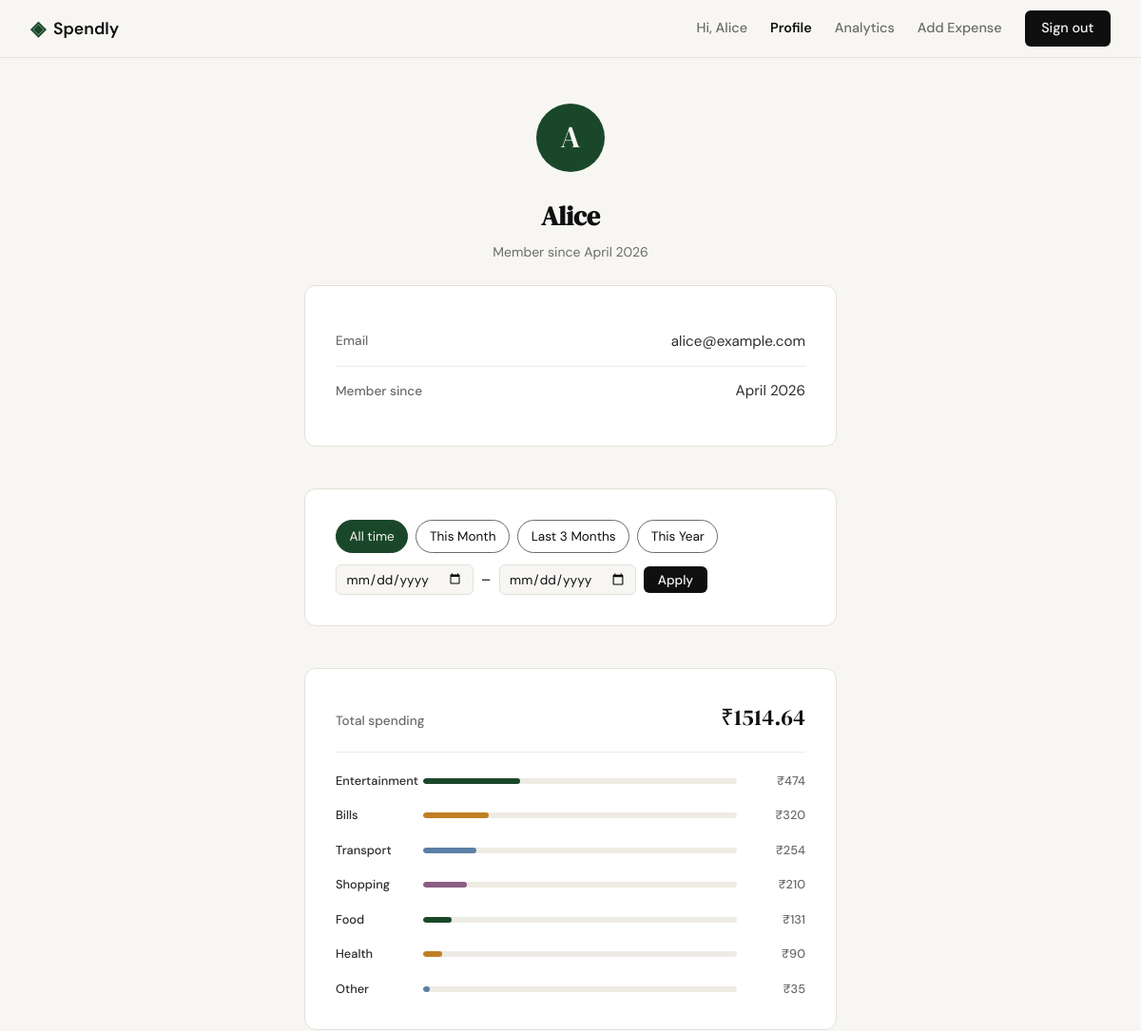
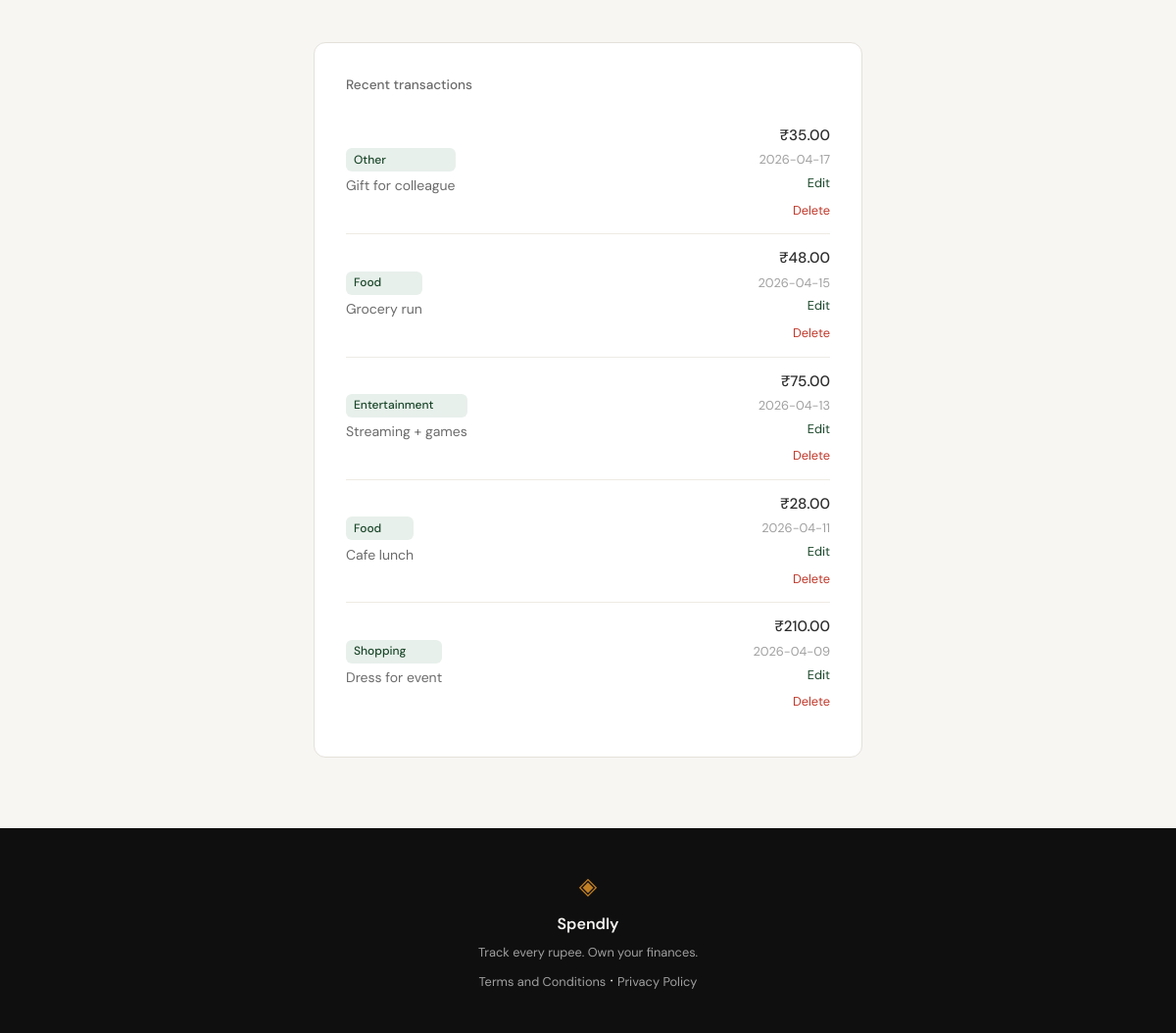
The app's page /profile (signed in) with its own data (2 pictures, top to bottom).
### tables this page shows
CREATE TABLE users (
                id            INTEGER PRIMARY KEY AUTOINCREMENT,
                name          TEXT    NOT NULL,
                email         TEXT    NOT NULL UNIQUE,
                password_hash TEXT    NOT NULL,
                created_at    TEXT    DEFAULT (datetime('now'))
            );

CREATE TABLE expenses (
                id          INTEGER PRIMARY KEY AUTOINCREMENT,
                user_id     INTEGER NOT NULL REFERENCES users(id),
                amount      REAL    NOT NULL,
                category    TEXT    NOT NULL,
                date        TEXT    NOT NULL,
                description TEXT,
                created_at  TEXT    DEFAULT (datetime('now'))
            );

### app.py (the view)
@app.route("/profile")
def profile():
    if not session.get("user_id"):
        return redirect(url_for("login"))
    uid = session["user_id"]
    db = get_db()
    user = db.execute(
        "SELECT name, email, created_at FROM users WHERE id = ?",
        (uid,)
    ).fetchone()
    if user is None:
        session.clear()
        return redirect(url_for("login"))
    member_since = datetime.strptime(user["created_at"][:10], "%Y-%m-%d").strftime("%B %Y")
    from_raw  = request.args.get("from", "")
    to_raw    = request.args.get("to", "")
    from_date = to_date = None
    try:
        if from_raw and to_raw:
            from_date = datetime.strptime(from_raw, "%Y-%m-%d").date()
            to_date   = datetime.strptime(to_raw,   "%Y-%m-%d").date()
            if from_date > to_date:
                from_date = to_date = None
    except ValueError:
        pass
    presets = _build_date_presets(date.today())
    if from_date and to_date:
        fd, td = from_date.isoformat(), to_date.isoformat()
        total_spent = db.execute(
            "SELECT COALESCE(SUM(amount), 0) FROM expenses"
            " WHERE user_id = ? AND date BETWEEN ? AND ?",
            (uid, fd, td),
        ).fetchone()[0]
        cat_rows = db.execute(
            "SELECT category, SUM(amount) as total FROM expenses"
            " WHERE user_id = ? AND date BETWEEN ? AND ?"
            " GROUP BY category ORDER BY total DESC",
            (uid, fd, td),
        ).fetchall()
        recent = db.execute(
            "SELECT id, amount, category, date, description FROM expenses"
            " WHERE user_id = ? AND date BETWEEN ? AND ?"
            " ORDER BY date DESC",
            (uid, fd, td),
        ).fetchall()
    else:
        total_spent = db.execute(
            "SELECT COALESCE(SUM(amount), 0) FROM expenses WHERE user_id = ?",
            (uid,),
        ).fetchone()[0]
        cat_rows = db.execute(
            "SELECT category, SUM(amount) as total FROM expenses"
            " WHERE user_id = ? GROUP BY category ORDER BY total DESC",
            (uid,),
        ).fetchall()
        recent = db.execute(
            "SELECT id, amount, category, date, description FROM expenses"
            " WHERE user_id = ? ORDER BY date DESC LIMIT 5",
            (uid,),
        ).fetchall()
    categories = [
        {
            "name": r["category"],
            "total": r["total"],
            "pct": round(r["total"] / total_spent * 100) if total_spent else 0,
        }
        for r in cat_rows
    ]
    return render_template("profile.html",
        user=user,
        member_since=member_since,
        total_spent=total_spent,
        categories=categories,
        recent=recent,
        from_date=from_date,
        to_date=to_date,
        presets=presets,
    )

### app.py (called while the page is built)
def _build_date_presets(today):
    m3_month = today.month - 2
    m3_year  = today.year
    if m3_month <= 0:
        m3_month += 12
        m3_year  -= 1
    return {
        "this_month":    {"from": date(today.year, today.month, 1).isoformat(), "to": today.isoformat()},
        "last_3_months": {"from": date(m3_year, m3_month, 1).isoformat(),       "to": today.isoformat()},
        "this_year":     {"from": date(today.year, 1, 1).isoformat(),            "to": today.isoformat()},
    }

### database/db.py (called while the page is built)
def get_db():
    conn = sqlite3.connect(DB_PATH)
    conn.row_factory = sqlite3.Row
    conn.execute("PRAGMA foreign_keys = ON")
    return conn

### templates/profile.html (shortened to what this page needs)
{% extends "base.html" %}
{% block content %}
<section class="profile-page">
    <div class="profile-wrap">
        <div class="profile-head">
            <div class="profile-avatar">{{ user.name[0].upper() }}</div>
            <h1 class="profile-name">{{ user.name }}</h1>
            <p class="profile-since">Member since {{ member_since }}</p>
        </div>
        <div class="auth-card">
            <div class="profile-field">
                <span class="profile-label">Email</span>
                <span class="profile-value">{{ user.email }}</span>
            </div>
            <div class="profile-field profile-field--last">
                <span class="profile-label">Member since</span>
                <span class="profile-value">{{ member_since }}</span>
            </div>
        </div>
        <div class="filter-bar auth-card">
            <div class="filter-presets">
                <a href="{{ url_for('profile') }}"
                   class="filter-preset-btn{% if not from_date %} active{% endif %}">All time</a>
                <a href="{{ url_for('profile', **{'from': presets.this_month.from, 'to': presets.this_month.to}) }}"
                   class="filter-preset-btn{% if from_date and from_date.isoformat() == presets.this_month.from %} active{% endif %}">This Month</a>
                <a href="{{ url_for('profile', **{'from': presets.last_3_months.from, 'to': presets.last_3_months.to}) }}"
                   class="filter-preset-btn{% if from_date and from_date.isoformat() == presets.last_3_months.from %} active{% endif %}">Last 3 Months</a>
                <a href="{{ url_for('profile', **{'from': presets.this_year.from, 'to': presets.this_year.to}) }}"
                   class="filter-preset-btn{% if from_date and from_date.isoformat() == presets.this_year.from %} active{% endif %}">This Year</a>
            </div>
            <form class="filter-custom" method="get" action="{{ url_for('profile') }}">
                <input type="date" name="from" class="form-input" value="{{ from_date or '' }}">
                <span>–</span>
                <input type="date" name="to" class="form-input" value="{{ to_date or '' }}">
                <button type="submit" class="btn--sm">Apply</button>
            </form>
        </div>
        {% if categories %}
        <div class="auth-card">
            <div class="profile-spend-header">
                <span class="profile-label">Total spending</span>
                <span class="profile-spend-total">&#8377;{{ "%.2f"|format(total_spent) }}</span>
            </div>
            {% set bar_mods = ['', ' mock-bar-2', ' mock-bar-3', ' mock-bar-4'] %}
            <div class="mock-bars">
                {% for cat in categories %}
                <div class="mock-bar-row">
                    <span class="mock-cat">{{ cat.name }}</span>
                    <div class="mock-bar-track">
                        <div class="mock-bar{{ bar_mods[loop.index0 % 4] }}" style="width: {{ cat.pct }}%"></div>
                    </div>
                    <span class="mock-amt">&#8377;{{ "%.0f"|format(cat.total) }}</span>
                </div>
                {% endfor %}
            </div>
        </div>
        {% endif %}
        {% if recent %}
        <div class="auth-card">
            <p class="profile-section-label">{% if from_date %}Transactions{% else %}Recent transactions{% endif %}</p>
            <div class="txn-list">
                {% for txn in recent %}
                <div class="txn-row{% if loop.last %} txn-row--last{% endif %}">
                    <div class="txn-left">
                        <span class="txn-cat">{{ txn.category }}</span>
                        <span class="txn-desc">{{ txn.description or '—' }}</span>
                    </div>
                    <div class="txn-right">
                        <span class="txn-amt">&#8377;{{ "%.2f"|format(txn.amount) }}</span>
                        <span class="txn-date">{{ txn.date }}</span>
                        <a href="{{ url_for('edit_expense', id=txn.id) }}" style="font-size:0.8rem; color:var(--accent); margin-left:0.5rem;">Edit</a>
                        <form method="post" action="{{ url_for('delete_expense', id=txn.id) }}" style="display:inline; margin-left:0.5rem;">
                            <button type="submit" onclick="return confirm('Delete this expense? This cannot be undone.')" style="background:none; border:none; padding:0; font-size:0.8rem; color:var(--danger); cursor:pointer; font-family:var(--font-body);">Delete</button>
                        </form>
                    </div>
                </div>
                {% endfor %}
            </div>
        </div>
        {% endif %}
    </div>
</section>
{% endblock %}

### templates/base.html (shortened to what this page needs)
<!DOCTYPE html>
<html lang="en">
<head>
    <link rel="stylesheet" href="{{ url_for('static', filename='css/style.css') }}">
</head>
<body>
    <nav class="navbar">
        <div class="nav-inner">
            <a href="{{ url_for('landing') }}" class="nav-brand">
                <span class="brand-icon">◈</span>
                <span class="brand-name">Spendly</span>
            </a>
            <div class="nav-links">
                {% if session.get('user_id') %}
                    <span class="nav-greeting">Hi, {{ session['user_name'] }}</span>
                    <a href="{{ url_for('profile') }}" {% if request.endpoint == 'profile' %}class="nav-link--active"{% endif %}>Profile</a>
                    <a href="{{ url_for('analytics') }}" {% if request.endpoint == 'analytics' %}class="nav-link--active"{% endif %}>Analytics</a>
                    <a href="{{ url_for('add_expense') }}" {% if request.endpoint == 'add_expense' %}class="nav-link--active"{% endif %}>Add Expense</a>
                    <a href="{{ url_for('logout') }}" class="nav-cta">Sign out</a>
                {% else %}
                    <a href="{{ url_for('login') }}">Sign in</a>
                    <a href="{{ url_for('register') }}" class="nav-cta">Get started</a>
                {% endif %}
            </div>
        </div>
    </nav>
    <main class="main-content">
        {% block content %}{% endblock %}
    </main>
    <footer class="footer">
        <div class="footer-inner">
            <span class="brand-icon">◈</span>
            <span class="footer-name">Spendly</span>
            <p class="footer-copy">Track every rupee. Own your finances.</p>
            <p><a href="/terms">Terms and Conditions</a> &middot; <a href="/privacy">Privacy Policy</a></p>
        </div>
    </footer>
</body>
</html>

### records on screen
users: user_name "Alice", name "A", name "Alice", email "alice@example.com"
expenses: category "Other", description "Gift for colleague", amount "35.00", date "2026-04-17"
expenses: category "Food", description "Grocery run", amount "48.00", date "2026-04-15"
expenses: category "Entertainment", description "Streaming + games", amount "75.00", date "2026-04-13"
expenses: category "Food", description "Cafe lunch", amount "28.00", date "2026-04-11"
expenses: category "Shopping", description "Dress for event", amount "210.00", date "2026-04-09"

### other values on screen
{{ member_since }} "April 2026"
{{ "%.2f"|format(total_spent) }} "1514.64"
{{ cat.name }} "Entertainment" "Bills" "Transport" "Shopping" "Food" "Health" "Other"
{{ "%.0f"|format(cat.total) }} "474" "320" "254" "210" "131" "90" "35"
